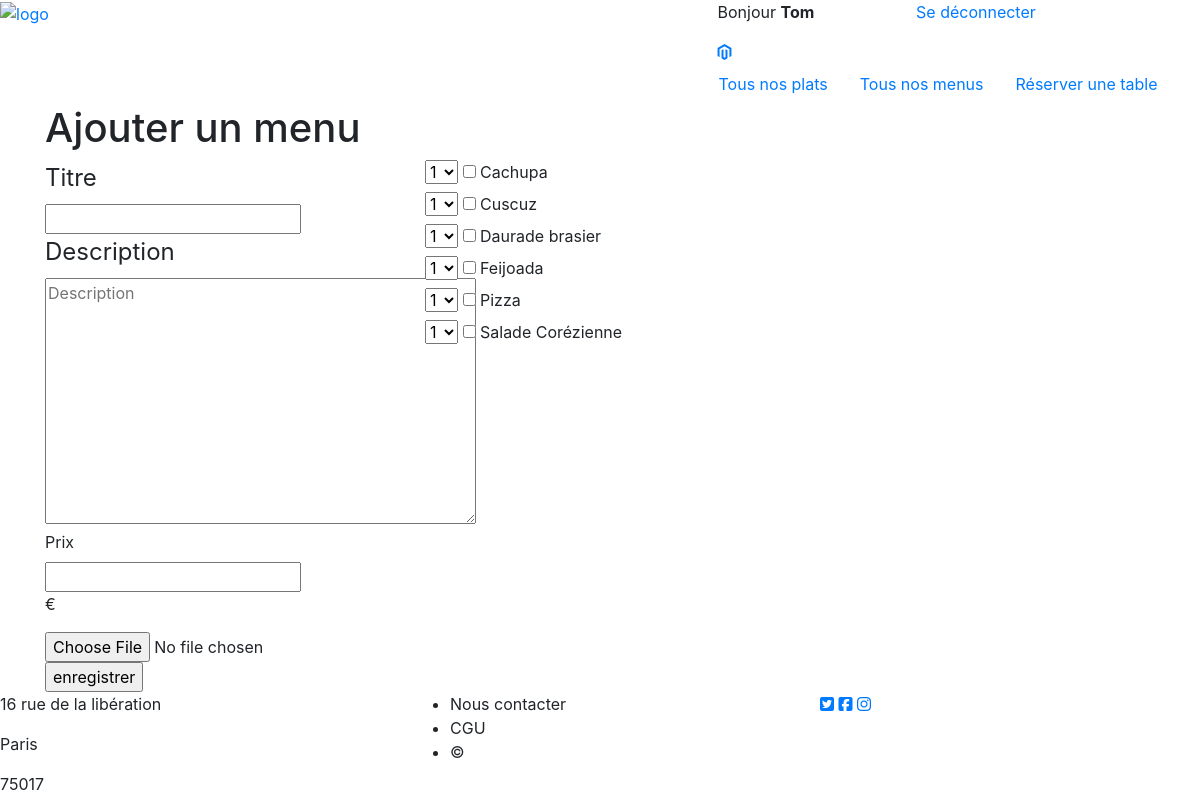
Screenshot of /index.php/menu/ajouter (signed in) with the database file from the repository.
### tables this page shows
CREATE TABLE IF NOT EXISTS `dish` (
  `id` int(10) UNSIGNED NOT NULL AUTO_INCREMENT,
  `title` varchar(100) NOT NULL,
  `description` text NOT NULL,
  `image` varchar(100) NOT NULL,
  `price` float NOT NULL,
  `category` varchar(50) NOT NULL,
  PRIMARY KEY (`id`)
);

### index.php (called while the page is built, shortened)
<?php
require "lib/Kernel.php";
require "lib/Router.php";
require "lib/Database.php";
$kernel = new Kernel();
$kernel->run();

### lib/Router.php (called while the page is built, shortened)
<?php
class Router
{
    private static $instance = null;
    private $allUrls;
    private $rootUrl;
    private function __construct()
    {
        $this->rootUrl = $_SERVER["SCRIPT_NAME"];
        $this->allUrls =[];
        foreach ($this->allRoutes as $url=>$route)
        {
            $this->allUrls[$route["name"]] = $url;
        }
    }
    public function generateUrl($routeName)
    {
        if (isset($this->allUrls[$routeName]))
        {
            return $this->rootUrl.$this->allUrls[$routeName];
        }
        else
        {
            throw new ErrorException("pas de route\"$routeName\" dans le router");
        }
    }
    public static function getInstance()
    {
        if (self::$instance === null)
        {
            self::$instance = new Router();
        }
        return self::$instance;
    }
}

### lib/Database.php (called while the page is built)
<?php
class Database
{
    private static $instance = null;
    private $pdo;
    private function __construct()
    {
        $this->pdo = new PDO
        (
            "mysql:host=localhost;dbname=Resto_DB;
             charset=UTF8",
             "root",
             "",
            [
                PDO::ATTR_ERRMODE=>PDO::ERRMODE_EXCEPTION,
                PDO::ATTR_DEFAULT_FETCH_MODE=>PDO::FETCH_ASSOC,
            ]
        ) ;
    }
    public function getPdo()
    {
        return $this->pdo;
    }
    public static function getInstance()
    {
        if(self::$instance === null)
        {
            self::$instance = new Database();
        }
        return self::$instance;
    }
}

### app/controllers/MenuController.php (called while the page is built, shortened)
<?php
class MenuController
{
    public function createAction()
    {
        if (!$_POST)
        {
            $dishModel = new DishModel();
            $allDishes = $dishModel->findAllIdsAndTitles();
            return [
                        "template" =>
                            [
                                "folder" => "menu",
                                "file" => "create",
                            ],
                        "allDishes" => $allDishes,
                        "neededScripts"=>
                            [
                                "FormValidator.class.js",
                            ],
                    ];
        }
    }
}

### app/models/AbstracModel.php (called while the page is built, shortened)
<?php
abstract class AbstracModel
{
    public function __construct()
    {
        $this->pdo = Database::getInstance()->getPdo();
    }
}

### app/models/DishModel.php (called while the page is built, shortened)
<?php
class DishModel extends AbstracModel
{
    public function findAllIdsAndTitles()
    {
        $resp = $this->pdo->query('SELECT id, title
                                            FROM Dish
                                            ORDER BY title');
        return $resp->fetchAll();
    }
}

### www/views/menu/createView.phtml (the view)
<h1> Ajouter un menu</h1>
<form method="post" action="<?= Router::getInstance()-> generateUrl("resto_menu_create")?>" autocomplete="off" enctype="multipart/form-data" data-validate>
    <fieldset>
        <div class="row">
            <div class="col-3">
                <legend>Titre</legend>
                <input type="text" size="20" maxlength="60" name="title" data-minLength="3"/><br/>
                <legend>Description</legend>
                <textarea rows="10" cols="40" wrap="physique" name="description" placeholder="Description" data-minLength="250"></textarea><br/>
                <p>
                    <label for="price">Prix</label>
                    <input type="text" name="price" id="price" data-type="float" data-optional="1"> €
                </p>
                <div class="button-add">
                    <input type="file" name="image" value="ajouter une image" />
                </div>
            </div>
            <div class="col-1"></div>
            <div class="col-3" data-minchecked="2">
                <?php foreach ($allDishes as $dish): ?>
                    <select name="<?= $dish['id'] ?>-quantity" >
                        <?php for($i = 1; $i <= 5; $i++): ?>
                            <option value="<?= $i ?>">
                                <?= $i ?>
                            </option>
                        <?php endfor; ?>
                    </select>
                    <input id="dish-<?= $dish['id'] ?>" type="checkbox" name="dish-ids[]" value="<?= $dish['id'] ?>">
                    <label for="dish-<?= $dish['id'] ?>" ><?= $dish['title'] ?></label>
                    <br>
                <?php endforeach;?>
            </div>
        </div>
        <div class="button-save">
            <input type="submit" value="enregistrer" />
        </div>
</form>

### rows the page displays
dish: id "1", title "Cachupa"
dish: id "1", title "Cuscuz"
dish: id "1", title "Daurade brasier"
dish: id "1", title "Feijoada"
dish: id "1", title "Pizza"
dish: id "1", title "Salade Corézienne"

### other values shown
UserSession::getInstance()->getForname() "Tom"
